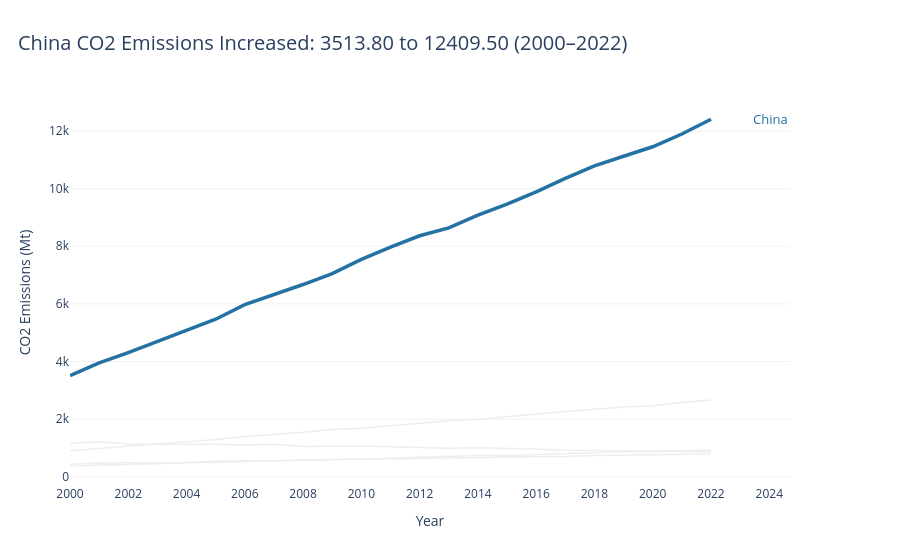

Notebook source saved alongside this figure:
### Markdown cell above
---
## Task 2 — A line chart showing CO2 emissions over time for all Asian countries in the dataset, with one country highlighted.

**same requirements as Task1**

### Code cell
# Task — Multi-series line with highlight
# YOUR CODE HERE

# Task 2: CO2 emissions over time for Asian countries
# Highlight China

import plotly.graph_objects as go

highlight_country = 'China'

# Filter the dataset to Asian countries only
asia_df = df[df['Region'].str.contains('Asia', case=False, na=False)].copy()
asia_df = asia_df.sort_values('Year')

# Separate China from the other Asian countries
highlight_df = asia_df[
    asia_df['Country'] == highlight_country
].sort_values('Year')

if highlight_df.empty:
    print("China was not found in the Asian countries dataset.")
else:
    start_value = highlight_df.iloc[0]['CO2_Mt']
    end_value = highlight_df.iloc[-1]['CO2_Mt']
    start_year = int(highlight_df.iloc[0]['Year'])
    end_year = int(highlight_df.iloc[-1]['Year'])

    if end_value < start_value:
        trend = 'declined'
    elif end_value > start_value:
        trend = 'increased'
    else:
        trend = 'remained stable'

    fig = go.Figure()

    # Draw all other Asian countries in light grey
    for country in asia_df['Country'].unique():
        if country != highlight_country:
            country_df = asia_df[
                asia_df['Country'] == country
            ].sort_values('Year')

            fig.add_trace(go.Scatter(
                x=country_df['Year'],
                y=country_df['CO2_Mt'],
                mode='lines',
                line=dict(color='#EEEEEE', width=1.5),
                name=country,
                showlegend=False,
                hovertemplate=(
                    f'{country}<br>'
                    'Year: %{x}<br>'
                    'CO2 emissions: %{y:.2f}'
                    '<extra></extra>'
                )
            ))

    # Draw China in blue
    fig.add_trace(go.Scatter(
        x=highlight_df['Year'],
        y=highlight_df['CO2_Mt'],
        mode='lines',
        line=dict(color='#2471A3', width=3.5),
        name=highlight_country,
        showlegend=False,
        hovertemplate=(
            'China<br>'
            'Year: %{x}<br>'
            'CO2 emissions: %{y:.2f}'
            '<extra></extra>'
        )
    ))

    # Label China at the end of its line
    fig.add_annotation(
        x=end_year,
        y=end_value,
        text='China',
        showarrow=False,
        xshift=40,
        xanchor='left',
        font=dict(size=13, color='#2471A3')
    )

    fig.update_layout(
        title=(
            f'China CO2 Emissions {trend.capitalize()}: '
            f'{start_value:.2f} to {end_value:.2f} '
            f'({start_year}–{end_year})'
        ),
        template='plotly_white',
        title_x=0.02,
        title_font_size=20,
        height=550,
        margin=dict(l=70, r=110, t=100, b=65),
        xaxis_title='Year',
        yaxis_title='CO2 Emissions (Mt)',
        showlegend=False,
        hovermode='x unified'
    )

    fig.update_xaxes(
        showline=False, showgrid=False,
        zeroline=False, dtick=2
    )
    fig.update_yaxes(
        showline=False, showgrid=True,
        gridcolor='#F2F2F2', zeroline=False
    )

    fig.show()

### Figure 1 — Plotly figure (JSON) as saved in the notebook; plotly's stock layout.template omitted (floating-point values rounded to 4 significant figures)
{"data": [{"hovertemplate": "India<br>Year: %{x}<br>CO2 emissions: %{y:.2f}<extra></extra>", "line": {"color": "#EEEEEE", "width": 1.5}, "mode": "lines", "name": "India", "showlegend": false, "type": "scatter", "x": [2000, 2001, 2002, 2003, 2004, 2005, 2006, 2007, 2008, 2009, 2010, 2011, 2012, 2013, 2014, 2015, 2016, 2017, 2018, 2019, 2020, 2021, 2022], "y": [901.6, 974.6, 1056.0, 1146.0, 1205.0, 1291.0, 1396.0, 1466.0, 1542.0, 1637.0, 1687.0, 1774.0, 1865.0, 1945.0, 1994.0, 2092.0, 2177.0, 2267.0, 2345.0, 2419.0, 2466.0, 2580.0, 2661.0]}, {"hovertemplate": "Japan<br>Year: %{x}<br>CO2 emissions: %{y:.2f}<extra></extra>", "line": {"color": "#EEEEEE", "width": 1.5}, "mode": "lines", "name": "Japan", "showlegend": false, "type": "scatter", "x": [2000, 2001, 2002, 2003, 2004, 2005, 2006, 2007, 2008, 2009, 2010, 2011, 2012, 2013, 2014, 2015, 2016, 2017, 2018, 2019, 2020, 2021, 2022], "y": [1166.0, 1220.0, 1136.0, 1131.0, 1151.0, 1127.0, 1101.0, 1133.0, 1050.0, 1061.0, 1064.0, 1042.0, 1005.0, 990.9, 1010.0, 996.6, 967.4, 925.1, 916.6, 914.5, 902.8, 898.1, 865.1]}, {"hovertemplate": "South Korea<br>Year: %{x}<br>CO2 emissions: %{y:.2f}<extra></extra>", "line": {"color": "#EEEEEE", "width": 1.5}, "mode": "lines", "name": "South Korea", "showlegend": false, "type": "scatter", "x": [2000, 2001, 2002, 2003, 2004, 2005, 2006, 2007, 2008, 2009, 2010, 2011, 2012, 2013, 2014, 2015, 2016, 2017, 2018, 2019, 2020, 2021, 2022], "y": [438.1, 481.5, 490.6, 490.8, 494.6, 537.2, 539.0, 566.1, 570.0, 585.4, 595.9, 620.6, 631.1, 649.6, 646.2, 686.5, 704.0, 706.0, 738.5, 750.8, 755.8, 777.3, 789.5]}, {"hovertemplate": "Indonesia<br>Year: %{x}<br>CO2 emissions: %{y:.2f}<extra></extra>", "line": {"color": "#EEEEEE", "width": 1.5}, "mode": "lines", "name": "Indonesia", "showlegend": false, "type": "scatter", "x": [2000, 2001, 2002, 2003, 2004, 2005, 2006, 2007, 2008, 2009, 2010, 2011, 2012, 2013, 2014, 2015, 2016, 2017, 2018, 2019, 2020, 2021, 2022], "y": [382.8, 400.4, 430.7, 453.8, 482.6, 501.9, 533.0, 551.8, 586.6, 602.5, 614.5, 647.3, 680.1, 717.7, 736.3, 738.2, 768.8, 813.7, 834.8, 872.3, 876.5, 898.5, 930.5]}, {"hovertemplate": "China<br>Year: %{x}<br>CO2 emissions: %{y:.2f}<extra></extra>", "line": {"color": "#2471A3", "width": 3.5}, "mode": "lines", "name": "China", "showlegend": false, "type": "scatter", "x": [2000, 2001, 2002, 2003, 2004, 2005, 2006, 2007, 2008, 2009, 2010, 2011, 2012, 2013, 2014, 2015, 2016, 2017, 2018, 2019, 2020, 2021, 2022], "y": [3514.0, 3952.0, 4312.0, 4692.0, 5079.0, 5468.0, 5974.0, 6323.0, 6673.0, 7053.0, 7543.0, 7972.0, 8365.0, 8641.0, 9078.0, 9466.0, 9887.0, 10360.0, 10790.0, 11130.0, 11450.0, 11900.0, 12410.0]}], "layout": {"annotations": [{"font": {"color": "#2471A3", "size": 13}, "showarrow": false, "text": "China", "x": 2022, "xanchor": "left", "xshift": 40, "y": 12410.0}], "height": 550, "hovermode": "x unified", "margin": {"b": 65, "l": 70, "r": 110, "t": 100}, "showlegend": false, "title": {"font": {"size": 20}, "text": "China CO2 Emissions Increased: 3513.80 to 12409.50 (2000–2022)", "x": 0.02}, "xaxis": {"dtick": 2, "showgrid": false, "showline": false, "title": {"text": "Year"}, "zeroline": false}, "yaxis": {"gridcolor": "#F2F2F2", "showgrid": true, "showline": false, "title": {"text": "CO2 Emissions (Mt)"}, "zeroline": false}}}
